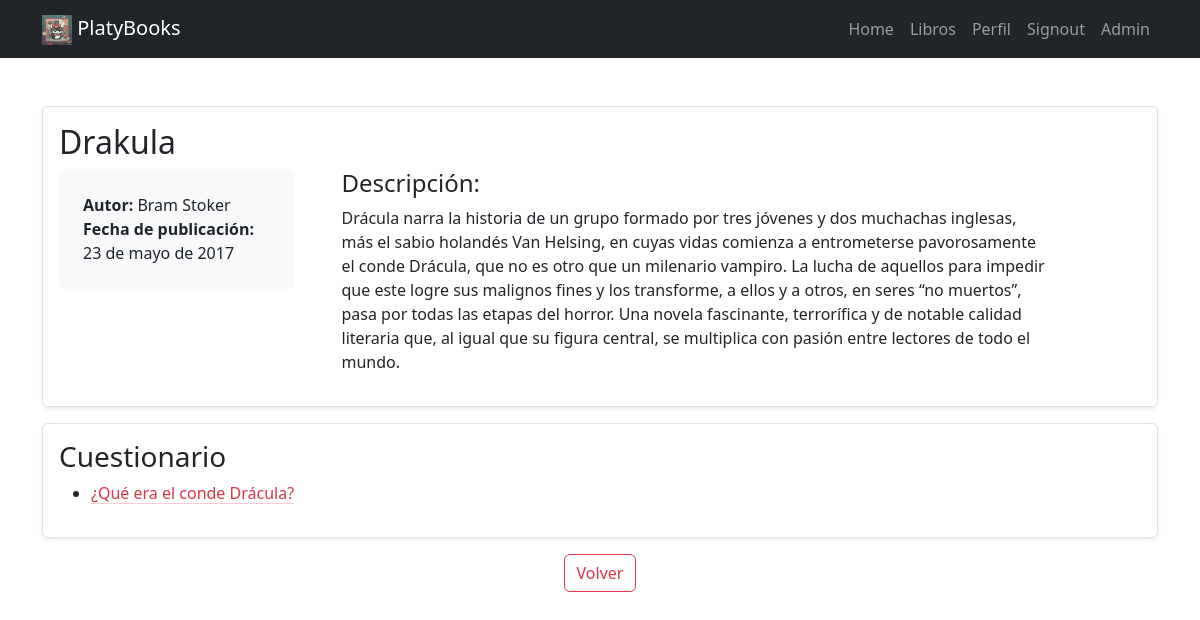
Page /quiz/1/ (signed in) on the earlier database version.
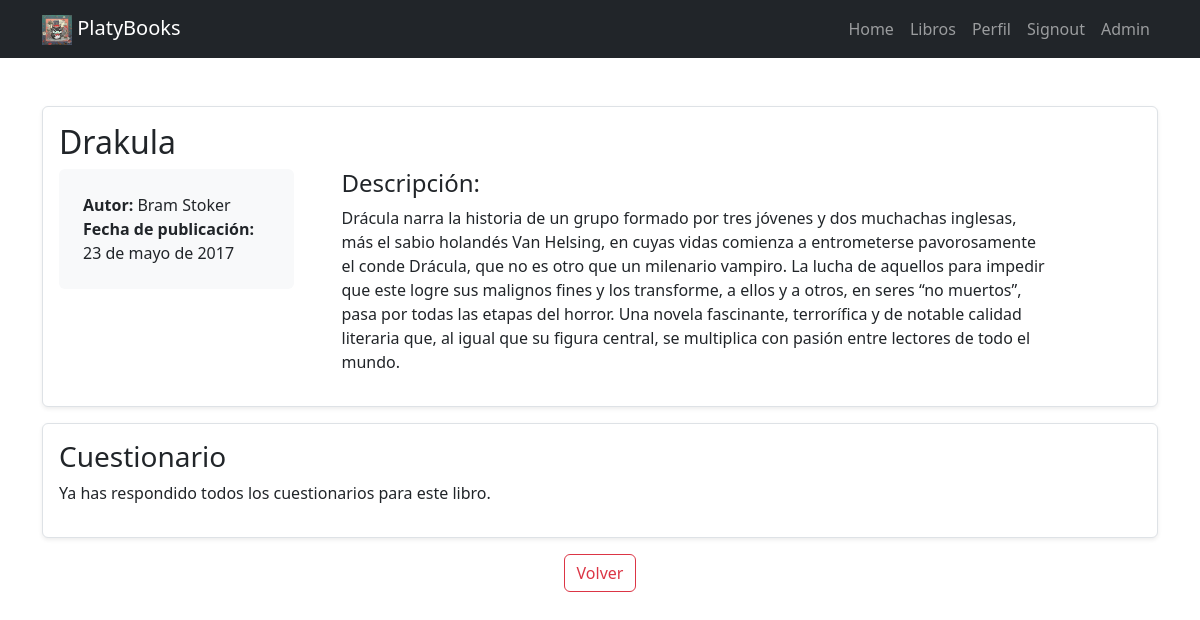
Same page on the later database version.
### tasks/models.py (models this page shows, shortened)
class Quiz(models.Model):
    book = models.ForeignKey(Book, on_delete=models.CASCADE, related_name="quizzes")
    question = models.TextField()
    response_count = models.IntegerField(default=0)

### tasks/views.py (the view)
# urls.py: path('quiz/<int:book_id>/', views.quiz, name='quiz'),
@login_required
def quiz(request, book_id):
    book = get_object_or_404(Book, id=book_id)
    quizzes = Quiz.objects.filter(book=book)
    answered_correctly = UserQuizResponse.objects.filter(
        user=request.user,
        is_correct=True
    ).values_list('quiz_id', flat=True)
    quizzes_to_answer = quizzes.exclude(id__in=answered_correctly)
    if not quizzes_to_answer.exists():
        return render(request, 'allquizes.html', {
            'book': book,  # Asegúrate de incluir la información del libro
            'quizzes': None  # O explícitamente pasa un valor que indique que no hay cuestionarios
        })
    return render(request, 'allquizes.html', {
        'book': book,
        'quizzes': quizzes_to_answer
    })

### tasks/templates/allquizes.html
{% extends 'base.html' %}
{% block content %}
<main class="container py-5">
    <section class="card card-body border rounded shadow-sm">
        <h2>{{ book.title }}</h2>
        <div class="row g-5">
            <div class="col-md-3">
                <div class="position-sticky" style="top: 2rem;">
                  <div class="p-4 mb-3 bg-body-tertiary rounded">
                    <p class="mb-0"><strong>Autor:</strong> {{ book.author }}</p>
                    <p class="mb-0"><strong>Fecha de publicación:</strong> {{ book.publication_date }}</p>
                  </div>
                </div>
            </div>
            <div class="col-md-8">
                <div class="cold-md-8">
                    <h4>Descripción:</h4>
                    <p>{{ book.description }}</p>
                </div>
            </div>
        </div>
    </section>
    <section class="card card-body border rounded shadow-sm mt-3">
        <h3>Cuestionario</h3>
        {% if quizzes %}
            <ul>
                {% for quiz in quizzes %}
                    <li>
                        <a href="{% url 'quiz_detail' quiz_id=quiz.id %}" class="link-danger link-offset-2 link-underline-opacity-25 link-underline-opacity-100-hover">
                            {{ quiz.question }}
                        </a>
                    </li>
                {% endfor %}
            </ul>
        {% else %}
            <p>Ya has respondido todos los cuestionarios para este libro.</p>
        {% endif %}
    </section>
    <div class="text-center mt-3">
        <a href="/buscar-libros" class="btn btn-outline-danger">
            Volver
        </a>
    </div>
</main>
{% endblock %}

Differences in the rows shown:
no longer on this page (row edited): Quiz: question "¿Qué era el conde Drácula?"
Other differences:
text now shown: "Ya has respondido todos los cuestionarios para este libro."
